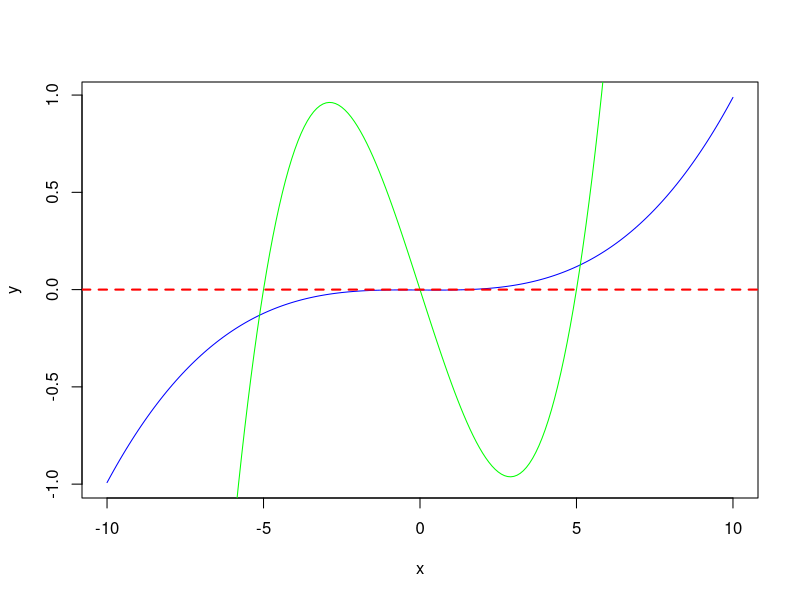
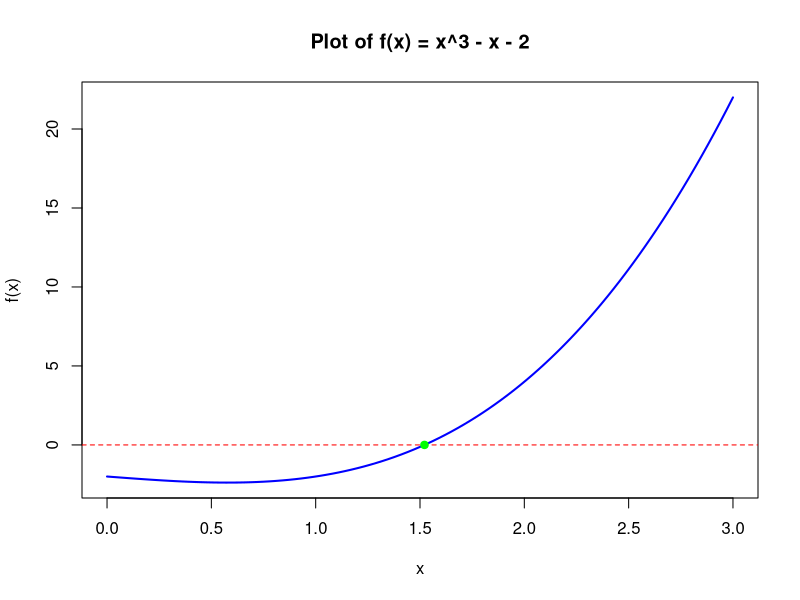

Source code (R) for these figures, in order:
## ---- chunk 1
my_function <- function(parameters) {
  # perform action
  # return value
}
## ---- chunk 2
fahr_to_kelvin <- function(temp) {
  kelvin <- ((temp - 32) * (5 / 9)) + 273.15
  return(kelvin)
}
fahr_to_kelvin(95)
## ---- chunk 3
x <- 10 
add_five <- function() {
  x <- x + 5  
  return(x)
}
add_five()
## ---- chunk 4
y <- 1
add_five_2 <- function(){
  y <- 5
  y <- y + 5
  return(y)
}
add_five_2()
## ---- chunk 5
fahr_to_kelvin <- function(temp = 95) {
  kelvin <- ((temp - 32) * (5 / 9)) + 273.15
  return(kelvin)
}
fahr_to_kelvin()
## ---- chunk 6
row_sum <- function(mat){
  d1 <- nrow(mat)
  d2 <- ncol(mat)
  result <- rep(0, d1)
  for (i in 1:d1) {
    for(j in 1:d2){
      result[i] <- result[i] + mat[i,j]
    }
  }
  return(result)
}
M <- matrix(1:16,4,4)
row_sum(M)
rowSums(M)
## ---- chunk 7
M <- matrix(1:16,4,4)
result <- rep(0, 4)
  for (i in 1:4) {
    for(j in 1:4){
      result[i] <- result[i] + M[i,j]
    }
  }
result
## ---- chunk 8
M <- matrix(1:25,5,5)
result <- rep(0, 4)
  for (i in 1:4) {
    for(j in 1:4){
      result[i] <- result[i] + M[i,j]
    }
  }
result
rowSums(M)
## ---- chunk 9
factorial_recursive <- function(n) {
  if (n == 1) {
    return(1)
  } else {
    return(n * factorial_recursive(n - 1))
  }
}

factorial_recursive(5)  # Output: 120
## ---- chunk 10
fahr_to_kelvin <- function(temp) {
  kelvin <- ((temp - 32) * (5 / 9)) + 273.15
  return(kelvin)
}

kelvin_to_celsius <- function(temp) {
  celsius <- temp - 273.15
  return(celsius)
}
## ---- chunk 11
fahr_to_kelvin(95)
kelvin_to_celsius(fahr_to_kelvin(95))
## ---- chunk 12
library(dplyr)
fahr_to_kelvin(95) %>% kelvin_to_celsius()
## ---- chunk 13
f <- function(x) {
  (x^3 - x - 2)/1000
}

f2 <- function(x){
  (20*x^3 - 500*x)/1000
}

x <- seq(from = -10, to = 10, by = 0.1)
y <- f(x)
y2 <- f2(x)
plot(x,y, type = 'l', col = 'blue')
lines(x,y2, type = 'l', col = 'green')
abline(h = 0, col = "red", lty = "dashed", lwd = 2)
## ---- chunk 14
# Define the target function
f <- function(x) {
  x^3 - x - 2
}

# Bisection method function
bisection_method <- function(f, a, b, tol = 1e-6, max_iter = 100) {
  if (f(a) * f(b) > 0) {
    stop("Function must have opposite signs at endpoints a and b.")
  }

  for (i in 1:max_iter) {
    c <- (a + b) / 2  # Midpoint
    if (abs(f(c)) < tol || (b - a)/2 < tol) {
      cat("Converged in", i, "iterations\n")
      return(c)
    }
    if (f(c) * f(a) < 0) {
      b <- c
    } else {
      a <- c
    }
  }

  warning("Maximum iterations reached without convergence.")
  return((a + b) / 2)
}
## ---- chunk 15
# Use the function
root <- bisection_method(f, a = 1, b = 2)
cat("Estimated root:", root, "\n")


# Visualize the function and the root
curve(f, from = 0, to = 3, col = "blue", lwd = 2,
      ylab = "f(x)", main = "Plot of f(x) = x^3 - x - 2")
abline(h = 0, col = "red", lty = 2)
points(root, f(root), col = "green", pch = 19)

